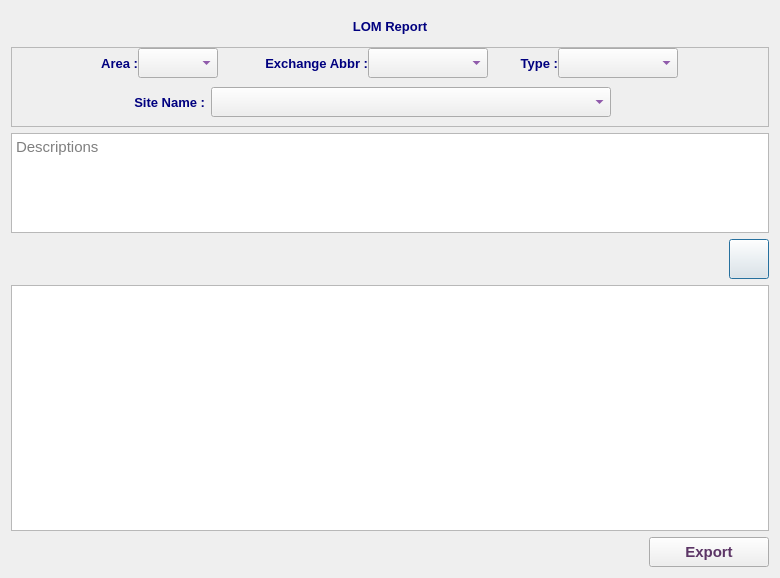
<?xml version="1.0" encoding="UTF-8"?>
<ui version="4.0">
 <class>LomDialog</class>
 <widget class="QDialog" name="LomDialog">
  <property name="geometry">
   <rect>
    <x>0</x>
    <y>0</y>
    <width>780</width>
    <height>578</height>
   </rect>
  </property>
  <property name="sizePolicy">
   <sizepolicy hsizetype="Maximum" vsizetype="Maximum">
    <horstretch>0</horstretch>
    <verstretch>0</verstretch>
   </sizepolicy>
  </property>
  <property name="minimumSize">
   <size>
    <width>780</width>
    <height>500</height>
   </size>
  </property>
  <property name="maximumSize">
   <size>
    <width>2000</width>
    <height>2000</height>
   </size>
  </property>
  <property name="font">
   <font>
    <family>Tahoma</family>
    <pointsize>10</pointsize>
   </font>
  </property>
  <property name="windowTitle">
   <string>Report LOM</string>
  </property>
  <property name="windowIcon">
   <iconset resource="../../../../image.qrc">
    <normaloff>:/Image/list.png</normaloff>:/Image/list.png</iconset>
  </property>
  <layout class="QVBoxLayout" name="verticalLayout_2">
   <item>
    <widget class="QLabel" name="label">
     <property name="sizePolicy">
      <sizepolicy hsizetype="Preferred" vsizetype="Fixed">
       <horstretch>0</horstretch>
       <verstretch>0</verstretch>
      </sizepolicy>
     </property>
     <property name="minimumSize">
      <size>
       <width>200</width>
       <height>30</height>
      </size>
     </property>
     <property name="maximumSize">
      <size>
       <width>16777215</width>
       <height>30</height>
      </size>
     </property>
     <property name="font">
      <font>
       <family>Tahoma</family>
       <pointsize>10</pointsize>
       <weight>75</weight>
       <bold>true</bold>
      </font>
     </property>
     <property name="styleSheet">
      <string notr="true">color: rgb(0, 0, 127);</string>
     </property>
     <property name="text">
      <string>LOM Report</string>
     </property>
     <property name="alignment">
      <set>Qt::AlignCenter</set>
     </property>
    </widget>
   </item>
   <item>
    <widget class="QFrame" name="frame">
     <property name="minimumSize">
      <size>
       <width>0</width>
       <height>80</height>
      </size>
     </property>
     <property name="maximumSize">
      <size>
       <width>16777215</width>
       <height>80</height>
      </size>
     </property>
     <property name="font">
      <font>
       <family>Tahoma</family>
       <pointsize>10</pointsize>
      </font>
     </property>
     <property name="frameShape">
      <enum>QFrame::StyledPanel</enum>
     </property>
     <property name="frameShadow">
      <enum>QFrame::Raised</enum>
     </property>
     <layout class="QHBoxLayout" name="horizontalLayout_11">
      <property name="spacing">
       <number>0</number>
      </property>
      <property name="leftMargin">
       <number>0</number>
      </property>
      <property name="topMargin">
       <number>0</number>
      </property>
      <property name="rightMargin">
       <number>0</number>
      </property>
      <property name="bottomMargin">
       <number>0</number>
      </property>
      <item>
       <layout class="QVBoxLayout" name="verticalLayout">
        <item>
         <layout class="QHBoxLayout" name="horizontalLayout_3">
          <item>
           <spacer name="horizontalSpacer">
            <property name="orientation">
             <enum>Qt::Horizontal</enum>
            </property>
            <property name="sizeHint" stdset="0">
             <size>
              <width>40</width>
              <height>20</height>
             </size>
            </property>
           </spacer>
          </item>
          <item>
           <widget class="QLabel" name="label_3">
            <property name="minimumSize">
             <size>
              <width>100</width>
              <height>30</height>
             </size>
            </property>
            <property name="maximumSize">
             <size>
              <width>150</width>
              <height>30</height>
             </size>
            </property>
            <property name="font">
             <font>
              <family>Tahoma</family>
              <pointsize>10</pointsize>
              <weight>75</weight>
              <bold>true</bold>
             </font>
            </property>
            <property name="styleSheet">
             <string notr="true">color: rgb(0, 0, 127);</string>
            </property>
            <property name="text">
             <string>Area :</string>
            </property>
            <property name="alignment">
             <set>Qt::AlignRight|Qt::AlignTrailing|Qt::AlignVCenter</set>
            </property>
           </widget>
          </item>
          <item>
           <widget class="QComboBox" name="areaCB">
            <property name="minimumSize">
             <size>
              <width>80</width>
              <height>30</height>
             </size>
            </property>
            <property name="maximumSize">
             <size>
              <width>80</width>
              <height>30</height>
             </size>
            </property>
            <property name="font">
             <font>
              <family>Tahoma</family>
              <pointsize>10</pointsize>
              <weight>75</weight>
              <bold>true</bold>
             </font>
            </property>
            <property name="styleSheet">
             <string notr="true">color: rgb(85, 0, 127);</string>
            </property>
           </widget>
          </item>
          <item>
           <widget class="QLabel" name="label_4">
            <property name="minimumSize">
             <size>
              <width>150</width>
              <height>30</height>
             </size>
            </property>
            <property name="maximumSize">
             <size>
              <width>170</width>
              <height>30</height>
             </size>
            </property>
            <property name="font">
             <font>
              <family>Tahoma</family>
              <pointsize>10</pointsize>
              <weight>75</weight>
              <bold>true</bold>
             </font>
            </property>
            <property name="styleSheet">
             <string notr="true">color: rgb(0, 0, 127);</string>
            </property>
            <property name="text">
             <string>Exchange Abbr :</string>
            </property>
            <property name="alignment">
             <set>Qt::AlignRight|Qt::AlignTrailing|Qt::AlignVCenter</set>
            </property>
           </widget>
          </item>
          <item>
           <widget class="QComboBox" name="abbrCB">
            <property name="sizePolicy">
             <sizepolicy hsizetype="Preferred" vsizetype="Preferred">
              <horstretch>0</horstretch>
              <verstretch>0</verstretch>
             </sizepolicy>
            </property>
            <property name="minimumSize">
             <size>
              <width>120</width>
              <height>30</height>
             </size>
            </property>
            <property name="maximumSize">
             <size>
              <width>120</width>
              <height>30</height>
             </size>
            </property>
            <property name="font">
             <font>
              <family>Tahoma</family>
              <pointsize>10</pointsize>
              <weight>75</weight>
              <bold>true</bold>
             </font>
            </property>
            <property name="styleSheet">
             <string notr="true">color: rgb(85, 0, 127);</string>
            </property>
           </widget>
          </item>
          <item>
           <widget class="QLabel" name="label_5">
            <property name="minimumSize">
             <size>
              <width>70</width>
              <height>30</height>
             </size>
            </property>
            <property name="maximumSize">
             <size>
              <width>80</width>
              <height>30</height>
             </size>
            </property>
            <property name="font">
             <font>
              <family>Tahoma</family>
              <pointsize>10</pointsize>
              <weight>75</weight>
              <bold>true</bold>
             </font>
            </property>
            <property name="styleSheet">
             <string notr="true">color: rgb(0, 0, 127);</string>
            </property>
            <property name="text">
             <string>Type :</string>
            </property>
            <property name="alignment">
             <set>Qt::AlignRight|Qt::AlignTrailing|Qt::AlignVCenter</set>
            </property>
           </widget>
          </item>
          <item>
           <widget class="QComboBox" name="typeCB">
            <property name="sizePolicy">
             <sizepolicy hsizetype="Preferred" vsizetype="Preferred">
              <horstretch>0</horstretch>
              <verstretch>0</verstretch>
             </sizepolicy>
            </property>
            <property name="minimumSize">
             <size>
              <width>120</width>
              <height>30</height>
             </size>
            </property>
            <property name="maximumSize">
             <size>
              <width>120</width>
              <height>30</height>
             </size>
            </property>
            <property name="font">
             <font>
              <family>Tahoma</family>
              <pointsize>10</pointsize>
              <weight>75</weight>
              <bold>true</bold>
             </font>
            </property>
            <property name="styleSheet">
             <string notr="true">color: rgb(85, 0, 127);</string>
            </property>
           </widget>
          </item>
          <item>
           <spacer name="horizontalSpacer_3">
            <property name="font">
             <font>
              <family>Tahoma</family>
              <pointsize>10</pointsize>
             </font>
            </property>
            <property name="orientation">
             <enum>Qt::Horizontal</enum>
            </property>
            <property name="sizeHint" stdset="0">
             <size>
              <width>40</width>
              <height>20</height>
             </size>
            </property>
           </spacer>
          </item>
         </layout>
        </item>
        <item>
         <widget class="QFrame" name="siteFrame">
          <property name="font">
           <font>
            <family>Tahoma</family>
            <pointsize>10</pointsize>
           </font>
          </property>
          <property name="frameShape">
           <enum>QFrame::NoFrame</enum>
          </property>
          <property name="frameShadow">
           <enum>QFrame::Plain</enum>
          </property>
          <property name="lineWidth">
           <number>0</number>
          </property>
          <layout class="QHBoxLayout" name="horizontalLayout_2">
           <property name="leftMargin">
            <number>0</number>
           </property>
           <property name="topMargin">
            <number>0</number>
           </property>
           <property name="rightMargin">
            <number>0</number>
           </property>
           <property name="bottomMargin">
            <number>0</number>
           </property>
           <item>
            <spacer name="horizontalSpacer_2">
             <property name="orientation">
              <enum>Qt::Horizontal</enum>
             </property>
             <property name="sizeHint" stdset="0">
              <size>
               <width>40</width>
               <height>20</height>
              </size>
             </property>
            </spacer>
           </item>
           <item>
            <widget class="QLabel" name="label_6">
             <property name="minimumSize">
              <size>
               <width>100</width>
               <height>30</height>
              </size>
             </property>
             <property name="maximumSize">
              <size>
               <width>150</width>
               <height>30</height>
              </size>
             </property>
             <property name="font">
              <font>
               <family>Tahoma</family>
               <pointsize>10</pointsize>
               <weight>75</weight>
               <bold>true</bold>
              </font>
             </property>
             <property name="styleSheet">
              <string notr="true">color: rgb(0, 0, 127);</string>
             </property>
             <property name="text">
              <string>Site Name :</string>
             </property>
             <property name="alignment">
              <set>Qt::AlignRight|Qt::AlignTrailing|Qt::AlignVCenter</set>
             </property>
            </widget>
           </item>
           <item>
            <widget class="QComboBox" name="siteCB">
             <property name="sizePolicy">
              <sizepolicy hsizetype="Preferred" vsizetype="Preferred">
               <horstretch>0</horstretch>
               <verstretch>0</verstretch>
              </sizepolicy>
             </property>
             <property name="minimumSize">
              <size>
               <width>400</width>
               <height>30</height>
              </size>
             </property>
             <property name="maximumSize">
              <size>
               <width>400</width>
               <height>30</height>
              </size>
             </property>
             <property name="font">
              <font>
               <family>Tahoma</family>
               <pointsize>10</pointsize>
               <weight>75</weight>
               <bold>true</bold>
              </font>
             </property>
             <property name="styleSheet">
              <string notr="true">color: rgb(85, 0, 127);</string>
             </property>
            </widget>
           </item>
           <item>
            <spacer name="horizontalSpacer_7">
             <property name="font">
              <font>
               <family>Tahoma</family>
               <pointsize>10</pointsize>
              </font>
             </property>
             <property name="orientation">
              <enum>Qt::Horizontal</enum>
             </property>
             <property name="sizeHint" stdset="0">
              <size>
               <width>40</width>
               <height>20</height>
              </size>
             </property>
            </spacer>
           </item>
          </layout>
         </widget>
        </item>
       </layout>
      </item>
      <item>
       <widget class="QLabel" name="label_2">
        <property name="sizePolicy">
         <sizepolicy hsizetype="Preferred" vsizetype="Fixed">
          <horstretch>0</horstretch>
          <verstretch>0</verstretch>
         </sizepolicy>
        </property>
        <property name="minimumSize">
         <size>
          <width>64</width>
          <height>64</height>
         </size>
        </property>
        <property name="maximumSize">
         <size>
          <width>64</width>
          <height>64</height>
         </size>
        </property>
        <property name="font">
         <font>
          <family>Tahoma</family>
          <pointsize>10</pointsize>
         </font>
        </property>
        <property name="text">
         <string/>
        </property>
        <property name="pixmap">
         <pixmap resource="../../../../image.qrc">:/Image/list.png</pixmap>
        </property>
        <property name="scaledContents">
         <bool>true</bool>
        </property>
       </widget>
      </item>
     </layout>
    </widget>
   </item>
   <item>
    <widget class="QTextEdit" name="descTE">
     <property name="minimumSize">
      <size>
       <width>0</width>
       <height>100</height>
      </size>
     </property>
     <property name="maximumSize">
      <size>
       <width>16777215</width>
       <height>100</height>
      </size>
     </property>
     <property name="font">
      <font>
       <family>Tahoma</family>
       <pointsize>11</pointsize>
      </font>
     </property>
     <property name="layoutDirection">
      <enum>Qt::LeftToRight</enum>
     </property>
     <property name="documentTitle">
      <string>Description</string>
     </property>
     <property name="placeholderText">
      <string>Descriptions</string>
     </property>
    </widget>
   </item>
   <item>
    <layout class="QHBoxLayout" name="horizontalLayout_4">
     <item>
      <spacer name="horizontalSpacer_5">
       <property name="orientation">
        <enum>Qt::Horizontal</enum>
       </property>
       <property name="sizeHint" stdset="0">
        <size>
         <width>40</width>
         <height>20</height>
        </size>
       </property>
      </spacer>
     </item>
     <item>
      <widget class="QPushButton" name="addBtn">
       <property name="minimumSize">
        <size>
         <width>40</width>
         <height>40</height>
        </size>
       </property>
       <property name="maximumSize">
        <size>
         <width>40</width>
         <height>40</height>
        </size>
       </property>
       <property name="text">
        <string/>
       </property>
       <property name="icon">
        <iconset resource="../../../../image.qrc">
         <normaloff>:/Image/add.png</normaloff>:/Image/add.png</iconset>
       </property>
      </widget>
     </item>
    </layout>
   </item>
   <item>
    <widget class="QTableView" name="TV">
     <property name="font">
      <font>
       <family>Tahoma</family>
       <pointsize>11</pointsize>
      </font>
     </property>
     <property name="editTriggers">
      <set>QAbstractItemView::NoEditTriggers</set>
     </property>
     <property name="showDropIndicator" stdset="0">
      <bool>false</bool>
     </property>
     <property name="dragDropOverwriteMode">
      <bool>false</bool>
     </property>
     <property name="alternatingRowColors">
      <bool>true</bool>
     </property>
     <property name="selectionMode">
      <enum>QAbstractItemView::SingleSelection</enum>
     </property>
     <property name="selectionBehavior">
      <enum>QAbstractItemView::SelectRows</enum>
     </property>
     <property name="sortingEnabled">
      <bool>true</bool>
     </property>
    </widget>
   </item>
   <item>
    <layout class="QHBoxLayout" name="horizontalLayout">
     <item>
      <spacer name="horizontalSpacer_4">
       <property name="orientation">
        <enum>Qt::Horizontal</enum>
       </property>
       <property name="sizeHint" stdset="0">
        <size>
         <width>40</width>
         <height>20</height>
        </size>
       </property>
      </spacer>
     </item>
     <item>
      <widget class="QPushButton" name="okBtn">
       <property name="minimumSize">
        <size>
         <width>120</width>
         <height>30</height>
        </size>
       </property>
       <property name="maximumSize">
        <size>
         <width>120</width>
         <height>30</height>
        </size>
       </property>
       <property name="font">
        <font>
         <family>Tahoma</family>
         <pointsize>11</pointsize>
         <weight>75</weight>
         <bold>true</bold>
        </font>
       </property>
       <property name="styleSheet">
        <string notr="true">color: rgb(92, 53, 102);</string>
       </property>
       <property name="text">
        <string>Export</string>
       </property>
       <property name="icon">
        <iconset resource="../../../../image.qrc">
         <normaloff>:/Image/pdf.png</normaloff>:/Image/pdf.png</iconset>
       </property>
      </widget>
     </item>
    </layout>
   </item>
  </layout>
  <action name="actionEdit_Item">
   <property name="icon">
    <iconset resource="../../../../image.qrc">
     <normaloff>:/Image/edit.png</normaloff>:/Image/edit.png</iconset>
   </property>
   <property name="text">
    <string>Edit Item</string>
   </property>
  </action>
  <action name="actionRemove_Item">
   <property name="icon">
    <iconset resource="../../../../image.qrc">
     <normaloff>:/Image/remove.png</normaloff>:/Image/remove.png</iconset>
   </property>
   <property name="text">
    <string>Remove Item</string>
   </property>
  </action>
 </widget>
 <tabstops>
  <tabstop>areaCB</tabstop>
  <tabstop>abbrCB</tabstop>
  <tabstop>typeCB</tabstop>
  <tabstop>siteCB</tabstop>
 </tabstops>
 <resources>
  <include location="../../../../image.qrc"/>
 </resources>
 <connections/>
</ui>
